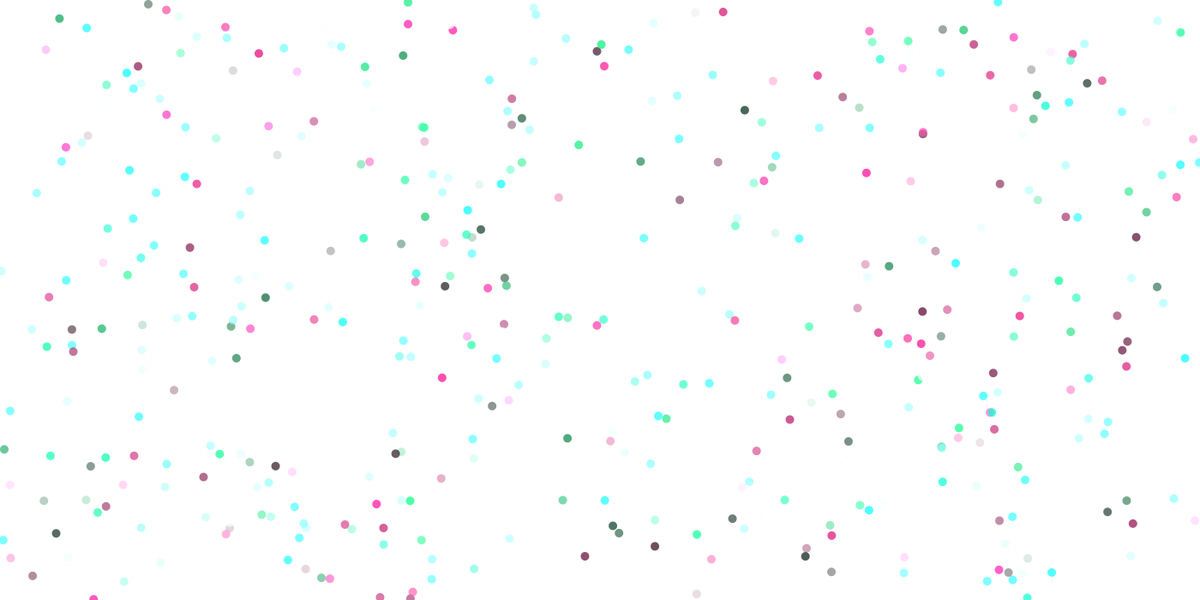
Frame 1 (no input)
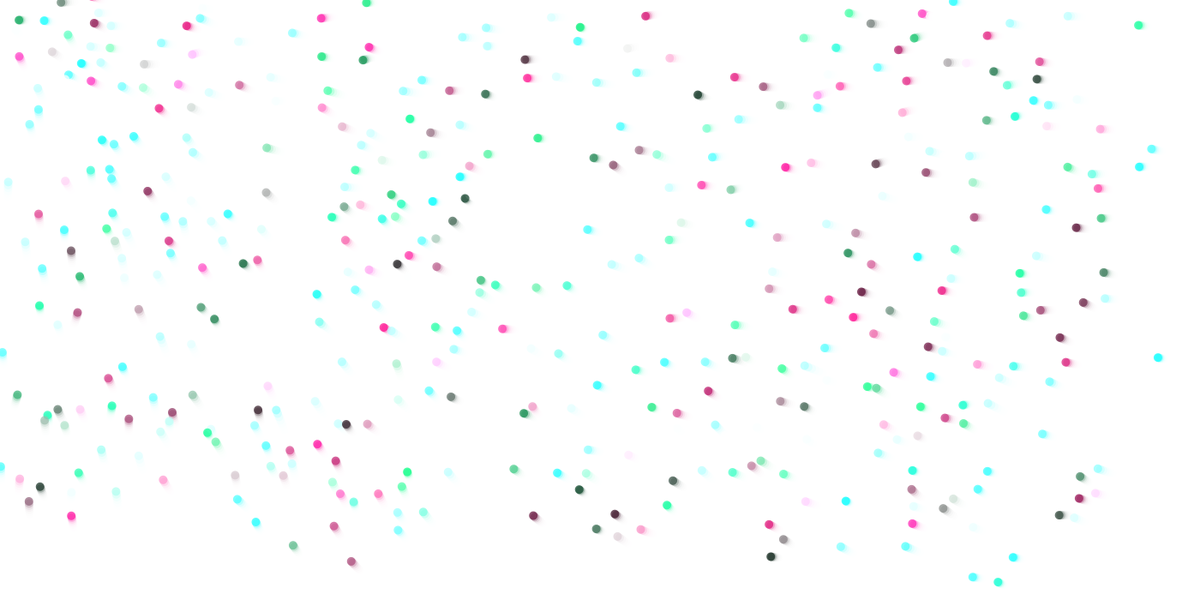
Frame 60 (the mouse pressed at the canvas centre just before this capture)
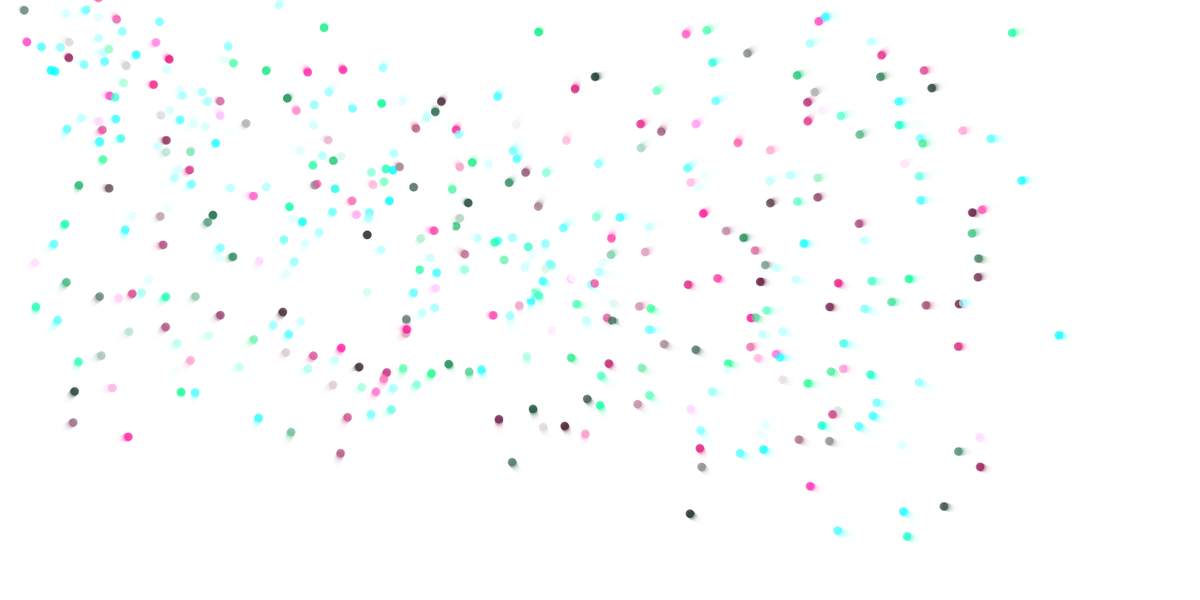
Frame 120 (the mouse held since frame 60 and released just before this capture)

The Processing sketch that drew these frames (run headless with seeded random() and noise(); from frame 60 on, the mouse is pressed at the canvas centre):

// Processing sketch: boids
// ── boids.pde

boid proto;

float forceLow=.03;
float forceHigh=.09;
float speedLow=2;
float speedHigh=3;
boid[] gang; 
HashMap lookup;

int numParticles;
void setup(){
  //frameRate(90);
  size(1400,700);
  noStroke();
  numParticles=500;
  gang= new boid[numParticles];
  float counter=0;
  for (int i=0; i<numParticles; i++){
    gang[i]=new boid(random(width), random(height));
//    gang[i].setMax((random(8)+3), (random(0.07)+0.01) ); 
    gang[i].setMax((random(speedHigh)+speedLow), (random(forceHigh)+forceLow) ); 
  }
  background(255);
  fill(0);
  chase=new PVector(mouseX, mouseY);
}

PVector chase;



void draw(){
 // background(255);
//  background(128, 128, 128, .2);
  fill(255, 255, 255, 140);
  beginShape();
  rect(0,0, width, height);
    gang[0].updatePos();
    gang[0].drawMe();
    chase.x=mouseX;
    chase.y=mouseY;
    
    gang[0].goTo(chase);
  for (int i=1; i<numParticles; i++){
    gang[i].updatePos();
    gang[i].drawMe();
    gang[i].separate();
    //chase.x=mouseX;
    //chase.y=mouseY;
   // gang[i].goTo(gang[i-1].getPos()); 
    gang[i].goTo(chase);
  }
 
  
 
}

void mouseMoved(){
    for (int i=0; i<numParticles; i++){
//      gang[i].goTo(new PVector(mouseX, mouseY)); 
  }
}
void mouseClicked(){
// proto.goTo(mouseX, mouseY); 
  
}

// ── boid.pde
class boid{
 
 private PVector position; 
 private PVector velocity;
 private PVector acceleration;
 private float maxspeed;
 private float maxforce;
  
 boid (float x, float y){
   position= new PVector(x, y);  
   velocity= new PVector(0,0);
   acceleration= new PVector(0,0);
   maxspeed=8;
   maxforce=.075;
 }
 
 void updatePos(){

   velocity.add(acceleration);
   velocity.limit(maxspeed);
   position.add(velocity);
   acceleration.mult(0);
   
 }
 
 void setMax(float speed, float force){
  maxspeed=speed;
  maxforce=force;
  a= map(maxforce, forceLow, forceHigh, 0, 230);
  b= map(maxspeed, speedLow, speedHigh, 0, 230); 
  c= (a+b)/2;
 }
 float a, b, c;
 PVector desiredVelRand(PVector target){
   PVector start= PVector.sub(target, position);
   start.normalize();
   start.mult(50);
   start.x= position.x+start.x+ 40*cos(radians(random(360)));
   start.y= position.y+start.y+40*sin(radians(random(360)));
   start=start.sub(start, position);
   return start;
 }
 
 
 void separate(){
   PVector sum = new PVector();
   int count=0;
   float desiredseparation=20;
   int sizes= gang.length;
   for (int i=0; i<sizes; i++){
     float d = PVector.dist(position, gang[i].getPos());
     if ((d>0) && d<desiredseparation){
       PVector diff= PVector.sub(position, gang[i].getPos());
       diff.normalize();
       sum.add(diff);
       count++; 
     }
   } 
   
   if (count>0){
     sum.div(count);
     sum.setMag(maxspeed);
     PVector steer = PVector.sub(sum, velocity);
     steer.limit(maxforce);
     applyForce(steer);
   }
 }
 
 void goTo(PVector target){

    PVector desired= desiredVelRand(target);
 //   PVector desired=PVector.sub(target,  position);
    float d = desired.mag();
    desired.normalize();
    desired.mult(50);
    /*if (obstructed(desired)){
     desired.mult(.1); 
      
    }*/
    PVector steer = PVector.sub(desired, velocity);
    steer.limit(maxforce);
    applyForce(steer);
   
 }
 
 PVector getPos(){
   return position; 
 }
 
 boolean obstructed(PVector desired){
   PVector target = PVector.add(position, desired);
   int longs=gang.length;
   for (int i=0; i<longs; i++){
     PVector finals= PVector.sub(target, gang[i].getPos());
     if (finals.mag()<2){
       return true;
     }
   }
      return false;
   
 }
 
 void applyForce(PVector force){
  acceleration.add(force); 
 }
 
 
 
 void drawMe(){

   float size= map(maxspeed, speedLow, speedHigh, 5, 3.5);
    fill(a, b, c, 180);
  // fill(0,05,0,160);
  // stroke(0);
  // strokeWeight(.2);
   
    ellipse(position.x, position.y, 10, 10);  
   //curveVertex(position.x, position.y);
 }
  
 void setVelocity(float x, float y){
   velocity.x=x;
   velocity.y=y; 
 }

 void setAcceleration(float x, float y){
  acceleration.x=x;
  acceleration.y=y;  
 } 
  
}
